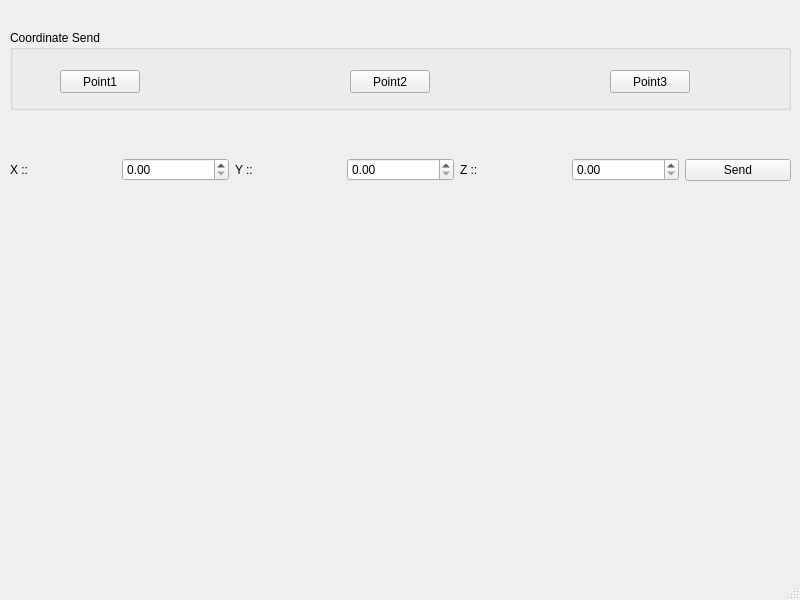
<?xml version="1.0" encoding="UTF-8"?>
<ui version="4.0">
 <class>MainWindow</class>
 <widget class="QMainWindow" name="MainWindow">
  <property name="geometry">
   <rect>
    <x>0</x>
    <y>0</y>
    <width>800</width>
    <height>600</height>
   </rect>
  </property>
  <property name="windowTitle">
   <string>MainWindow</string>
  </property>
  <widget class="QWidget" name="centralwidget">
   <widget class="QGroupBox" name="groupBox">
    <property name="geometry">
     <rect>
      <x>10</x>
      <y>30</y>
      <width>781</width>
      <height>80</height>
     </rect>
    </property>
    <property name="title">
     <string>Coordinate Send</string>
    </property>
    <widget class="QPushButton" name="Point1">
     <property name="geometry">
      <rect>
       <x>50</x>
       <y>40</y>
       <width>80</width>
       <height>23</height>
      </rect>
     </property>
     <property name="text">
      <string>Point1</string>
     </property>
    </widget>
    <widget class="QPushButton" name="Point2">
     <property name="geometry">
      <rect>
       <x>340</x>
       <y>40</y>
       <width>80</width>
       <height>23</height>
      </rect>
     </property>
     <property name="text">
      <string>Point2</string>
     </property>
    </widget>
    <widget class="QPushButton" name="Point3">
     <property name="geometry">
      <rect>
       <x>600</x>
       <y>40</y>
       <width>80</width>
       <height>23</height>
      </rect>
     </property>
     <property name="text">
      <string>Point3</string>
     </property>
    </widget>
   </widget>
   <widget class="QWidget" name="horizontalLayoutWidget">
    <property name="geometry">
     <rect>
      <x>10</x>
      <y>130</y>
      <width>781</width>
      <height>80</height>
     </rect>
    </property>
    <layout class="QHBoxLayout" name="horizontalLayout">
     <item>
      <widget class="QLabel" name="label">
       <property name="text">
        <string>X ::</string>
       </property>
      </widget>
     </item>
     <item>
      <widget class="QDoubleSpinBox" name="X_SpinBox"/>
     </item>
     <item>
      <widget class="QLabel" name="label_2">
       <property name="text">
        <string>Y ::</string>
       </property>
      </widget>
     </item>
     <item>
      <widget class="QDoubleSpinBox" name="Y_SpinBox"/>
     </item>
     <item>
      <widget class="QLabel" name="label_3">
       <property name="text">
        <string>Z ::</string>
       </property>
      </widget>
     </item>
     <item>
      <widget class="QDoubleSpinBox" name="Z_SpinBox"/>
     </item>
     <item>
      <widget class="QPushButton" name="Send">
       <property name="text">
        <string>Send</string>
       </property>
      </widget>
     </item>
    </layout>
   </widget>
  </widget>
  <widget class="QMenuBar" name="menubar">
   <property name="geometry">
    <rect>
     <x>0</x>
     <y>0</y>
     <width>800</width>
     <height>20</height>
    </rect>
   </property>
  </widget>
  <widget class="QStatusBar" name="statusbar"/>
 </widget>
 <resources/>
 <connections/>
</ui>
